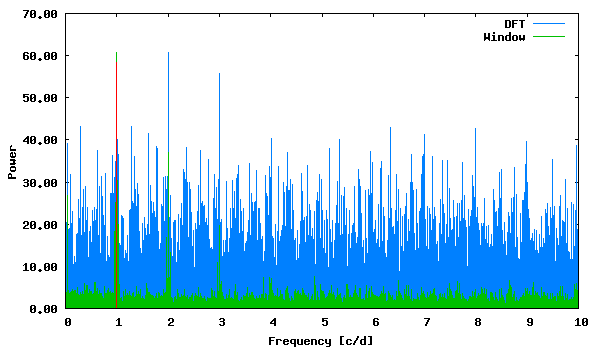

Write gnuplot code to recreate this figure.
set term png size 600,350 medium
set colors classic
set output "phase_lc_12.deeming.png"
set xlabel "Frequency [c/d]"
set ylabel "Power"
set format y "%5.2f"
plot "deeming.periodogram" using 1:2 with lines linecolor 3 title "DFT", "deeming.periodogram" using 1:3 with lines linecolor 2 title "Window", "<echo '1.003664 58.38353783'" with impulses linecolor 1 title ""
 
